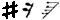

Write Python code to recreate this figure.
import os
from PIL import Image
import numpy as np
import tensorflow as tf
from tensorflow.keras import layers

def generate_and_save_images(model, epoch, test_input):
    predictions = model(test_input, training=False)
    images = (predictions * 127.5 + 127.5).numpy().astype(np.uint8)
    
    output_dir = 'GAN_output'
    os.makedirs(output_dir, exist_ok=True)
    
    for i in range(images.shape[0]):
        img = Image.fromarray(images[i, :, :, 0], mode='L')
        img.save(os.path.join(output_dir, f'image_at_epoch_{epoch:04d}_{i}.png'))

def make_discriminator_model():
    model = tf.keras.Sequential()
    model.add(layers.Conv2D(64, (5, 5), strides=(2, 2), padding='same',
                                     input_shape=[28, 28, 1]))
    model.add(layers.LeakyReLU())
    model.add(layers.Dropout(0.3))

    model.add(layers.Conv2D(128, (5, 5), strides=(2, 2), padding='same'))
    model.add(layers.LeakyReLU())
    model.add(layers.Dropout(0.3))

    model.add(layers.Flatten())
    model.add(layers.Dense(1))

    return model

def make_generator_model():
    model = tf.keras.Sequential()
    model.add(layers.Dense(7*7*256, use_bias=False, input_shape=(100,)))
    model.add(layers.BatchNormalization())
    model.add(layers.LeakyReLU())

    model.add(layers.Reshape((7, 7, 256)))
    assert model.output_shape == (None, 7, 7, 256)  # Note: None is the batch size

    model.add(layers.Conv2DTranspose(128, (5, 5), strides=(1, 1), padding='same', use_bias=False))
    assert model.output_shape == (None, 7, 7, 128)
    model.add(layers.BatchNormalization())
    model.add(layers.LeakyReLU())

    model.add(layers.Conv2DTranspose(64, (5, 5), strides=(2, 2), padding='same', use_bias=False))
    assert model.output_shape == (None, 14, 14, 64)
    model.add(layers.BatchNormalization())
    model.add(layers.LeakyReLU())

    model.add(layers.Conv2DTranspose(1, (5, 5), strides=(2, 2), padding='same', use_bias=False, activation='tanh'))
    assert model.output_shape == (None, 28, 28, 1)

    return model

if __name__ == "__main__":
    # print("The tensorflow version is: " + tf.__version__)
    noise_dim = 100
    num_examples_to_generate = 15000
    seed = tf.random.normal([num_examples_to_generate, noise_dim])
    
    generator_optimizer = tf.keras.optimizers.Adam(1e-4)
    discriminator_optimizer = tf.keras.optimizers.Adam(1e-4)

    generator = make_generator_model()
    discriminator = make_discriminator_model()


    checkpoint_dir = 'D:\PY_PROGS\AIGenerationMusic.github.io\ck'
    checkpoint = tf.train.Checkpoint(generator_optimizer=generator_optimizer,
                                    discriminator_optimizer=discriminator_optimizer,
                                    generator=generator,
                                    discriminator=discriminator)
    checkpoint.restore(tf.train.latest_checkpoint(checkpoint_dir))


    generate_and_save_images(epoch=6300, model=checkpoint.generator, test_input=seed)
